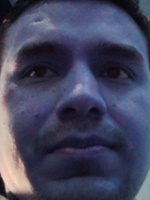
#> input picture Login_Reconocimiento_Facial-main/arnold.jpg, 150 x 200 px, given in place of the camera
$ python 'camara 4 fotogramas video.py'
#> lines starting #> are read from the running program, lines starting #| are printed output that depends on the picture
import cv2
import os
import imutils

personName = 'Rosa'

dataPath = 'C:/Users/USUARIO/Desktop/redes/BD_Rostros'

personPath = dataPath + '/' + personName

print(personPath)

if not os.path.exists(personPath):
    print('Carpeta creada: ', personPath)
    os.makedirs(personPath)

# Cambiar el VideoCapture segun sea necesario, con nombre es sobre un video en el path, sino usar 0 para webcam
#cap = cv2.VideoCapture('C:/Users/USUARIO/Documents/base_datos/video.mp4') # video

cap = cv2.VideoCapture(1) # webcam


faceClassif = cv2.CascadeClassifier(cv2.data.haarcascades + 'haarcascade_frontalface_default.xml')

count = 0

while True:
    ret, frame = cap.read()
#> frame is the input picture: shape (200, 150, 3); mean B, G, R 93.3, 68.8, 67.4
    if ret == False: break
    frame = imutils.resize(frame, width=640)
#> frame: shape (853, 640, 3)
    gray = cv2.cvtColor(frame, cv2.COLOR_BGR2GRAY)
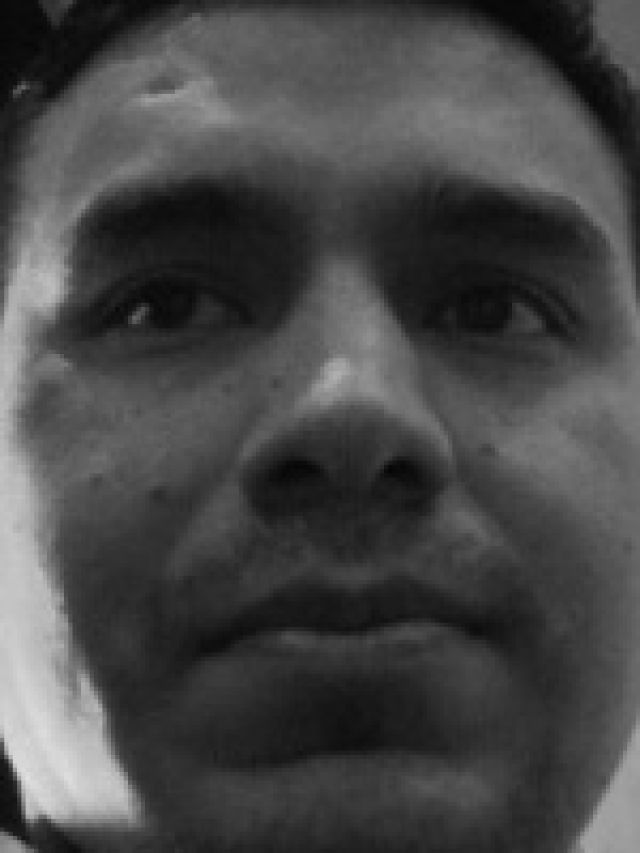
#> gray: shape (853, 640); min 5, max 225, mean 71.2
    auxFrame = frame.copy()

    faces = faceClassif.detectMultiScale(gray, 1.3, 5)
#> faces = ()

    for (x,y,w,h) in faces:
        cv2.rectangle(frame, (x,y), (x+w, +h), (0, 255, 0))
        rostro = auxFrame[y:y+h, x:x+w]
        rostro = cv2.resize(rostro, (150, 150), interpolation=cv2.INTER_CUBIC)
        cv2.imwrite(personPath + '/rostro_{}.jpg'.format(count), rostro)
        count = count +1
#> this loop made 0 passes
#> after the loop, count = 0
    cv2.imshow('frame', frame)
    k = cv2.waitKey(1)
#> (key Esc is pressed here)
    if k == 27 or count >= 100:
        break

cap.release()
cv2.destroyAllWindows()

$ run again, on Login_Reconocimiento_Facial-main/jani.jpg
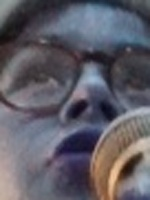
#> input picture Login_Reconocimiento_Facial-main/jani.jpg, 150 x 200 px, given in place of the camera
#> frame is the input picture: shape (200, 150, 3); mean B, G, R 103, 93.8, 96.3
#> frame: shape (853, 640, 3)
#> `gray = cv2.cvtColor(frame, cv2.COLOR_BGR2GRAY)`:
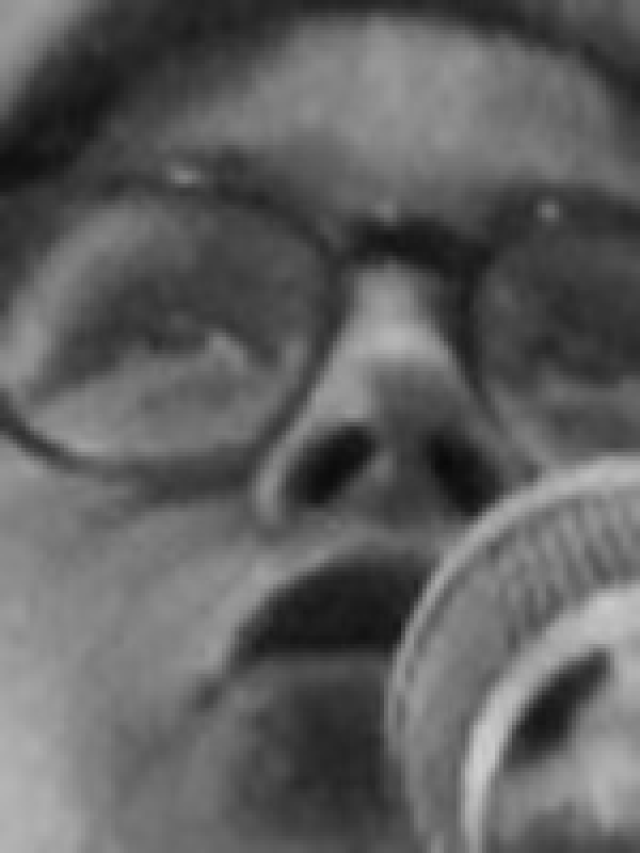
#> gray: shape (853, 640); min 9, max 206, mean 95.6
#> faces = ()
#> after the loop `for (x,y,w,h) in faces:`: count = 0

$ run again, on Login_Reconocimiento_Facial-main/janiLOG.jpg
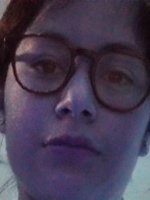
#> input picture Login_Reconocimiento_Facial-main/janiLOG.jpg, 150 x 200 px, given in place of the camera
#> frame is the input picture: shape (200, 150, 3); mean B, G, R 81.3, 59.9, 70.1
#> frame: shape (853, 640, 3)
#> `gray = cv2.cvtColor(frame, cv2.COLOR_BGR2GRAY)`:
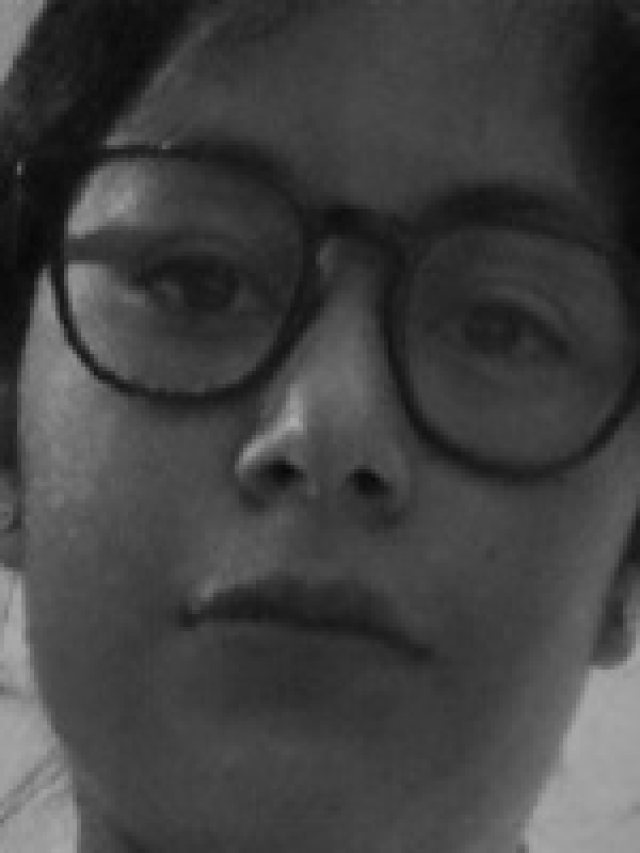
#> gray: shape (853, 640); min 8, max 171, mean 65.3
#> faces = ()
#> after the loop `for (x,y,w,h) in faces:`: count = 0

$ run again, on Login_Reconocimiento_Facial-main/rosa.jpg
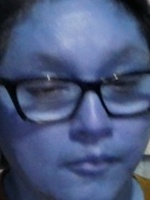
#> input picture Login_Reconocimiento_Facial-main/rosa.jpg, 150 x 200 px, given in place of the camera
#> frame is the input picture: shape (200, 150, 3); mean B, G, R 124.3, 88.1, 74.3
#> frame: shape (853, 640, 3)
#> `gray = cv2.cvtColor(frame, cv2.COLOR_BGR2GRAY)`:
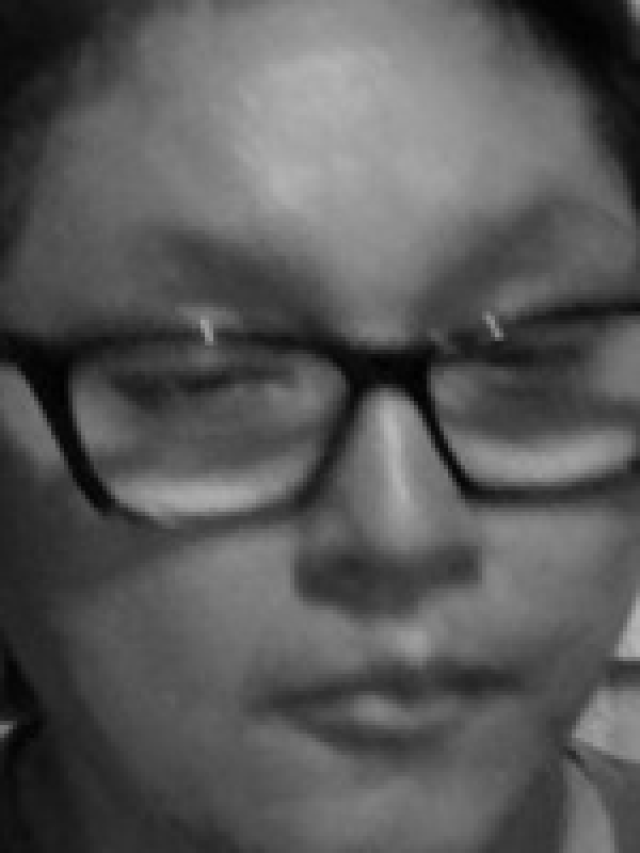
#> gray: shape (853, 640); min 1, max 183, mean 88.1
#> faces = ()
#> after the loop `for (x,y,w,h) in faces:`: count = 0
